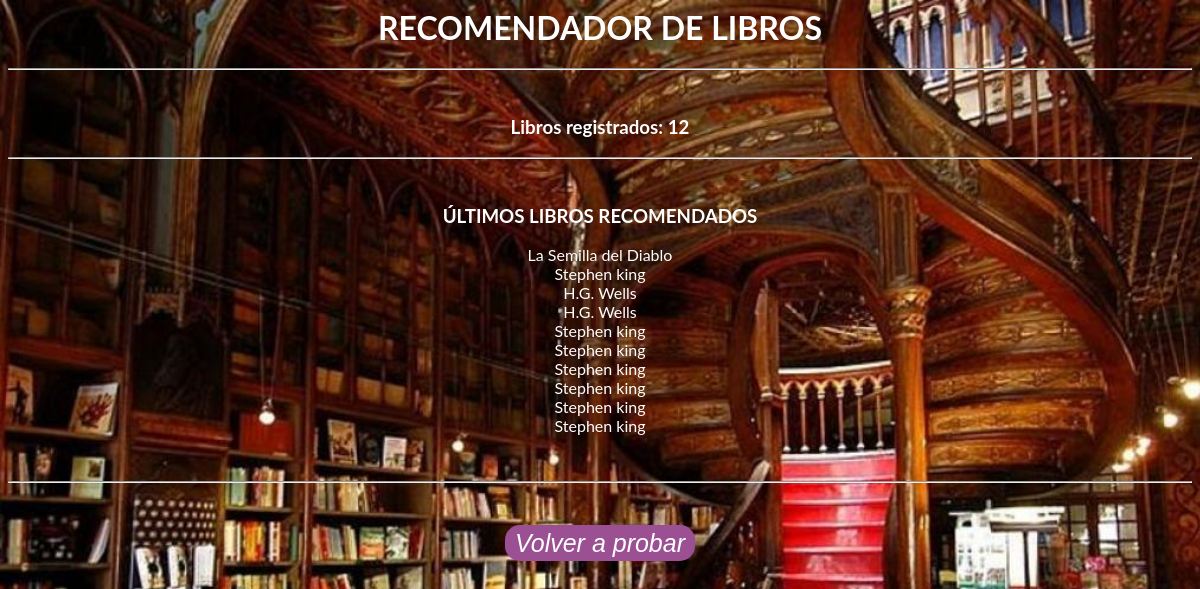
Screenshot of /datos.php with the database file from the repository.
### tables this page shows
CREATE TABLE `partida` (
  `id` int(11) NOT NULL,
  `personaje` varchar(500) DEFAULT NULL,
  `acierto` tinyint(1) DEFAULT NULL
);

### datos.php (the view, shortened to what this page needs)
<html>
<head>
	<link rel="stylesheet" type="text/css" href="css/estiloresultado.css">
</head>
<body>
<h1>RECOMENDADOR DE LIBROS</h1>
<hr>
<br>
<?php
require "conexion.php";
$consulta = "SELECT COUNT(*) FROM arbol WHERE pregunta = 0";
$numero = '0';
if ($resultado = mysqli_query($enlace, $consulta)) {
		while ($fila = mysqli_fetch_row($resultado)) {
			$numero 	  = $fila[0];
		}
}
echo "<h3>Libros registrados: ".$numero."</h3>";
echo "<hr><br>";
$consulta = "SELECT personaje FROM partida ORDER BY id DESC LIMIT 10";
echo "<h3>ÚLTIMOS LIBROS RECOMENDADOS</h3>";
if ($resultado = mysqli_query($enlace, $consulta)) {
		while ($fila = mysqli_fetch_row($resultado)) {
			$nombre 	  = $fila[0];
			echo $nombre ."<br>";
		}
}
?>
<br>
<br>
<?php
	echo "<hr>";
	echo "<br><br><a class='btn_probar' href='index.php?n=1&r=0'>Volver a probar</a>";
	echo "<br>";
?>
</body>
</html>

### css/estiloresultado.css (style rules this page uses)
body { text-align: center; background-image: url('../imagenes/libreria.jpeg'); background-repeat: no-repeat; background-size: cover; font-family: 'Lato', sans-serif; color: white; }
.btn_probar { text-decoration: none; padding: 4px; padding-left: 10px; padding-right: 10px; font-family: helvetica; font-weight: 300; font-size: 25px; font-style: italic; color: white; background-color: #9B5094; border-radius: 15px; }

### rows the page displays
partida: personaje "La Semilla del Diablo"
partida: personaje "Stephen king"
partida: personaje "H.G. Wells"
partida: personaje "H.G. Wells"
partida: personaje "Stephen king"
partida: personaje "Stephen king"
partida: personaje "Stephen king"
partida: personaje "Stephen king"
partida: personaje "Stephen king"
partida: personaje "Stephen king"

### other values shown
$numero "12"
